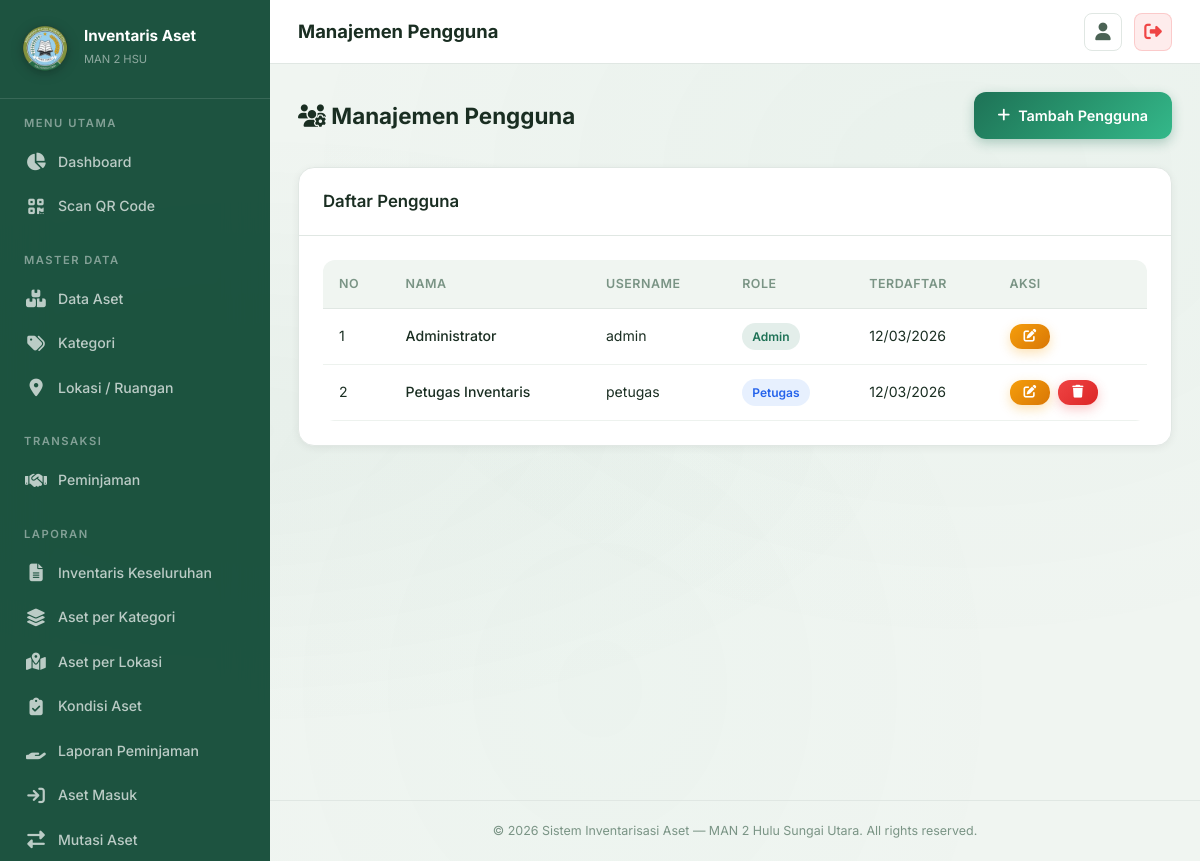
The app's page /pages/pengguna/index.php (signed in), older data.
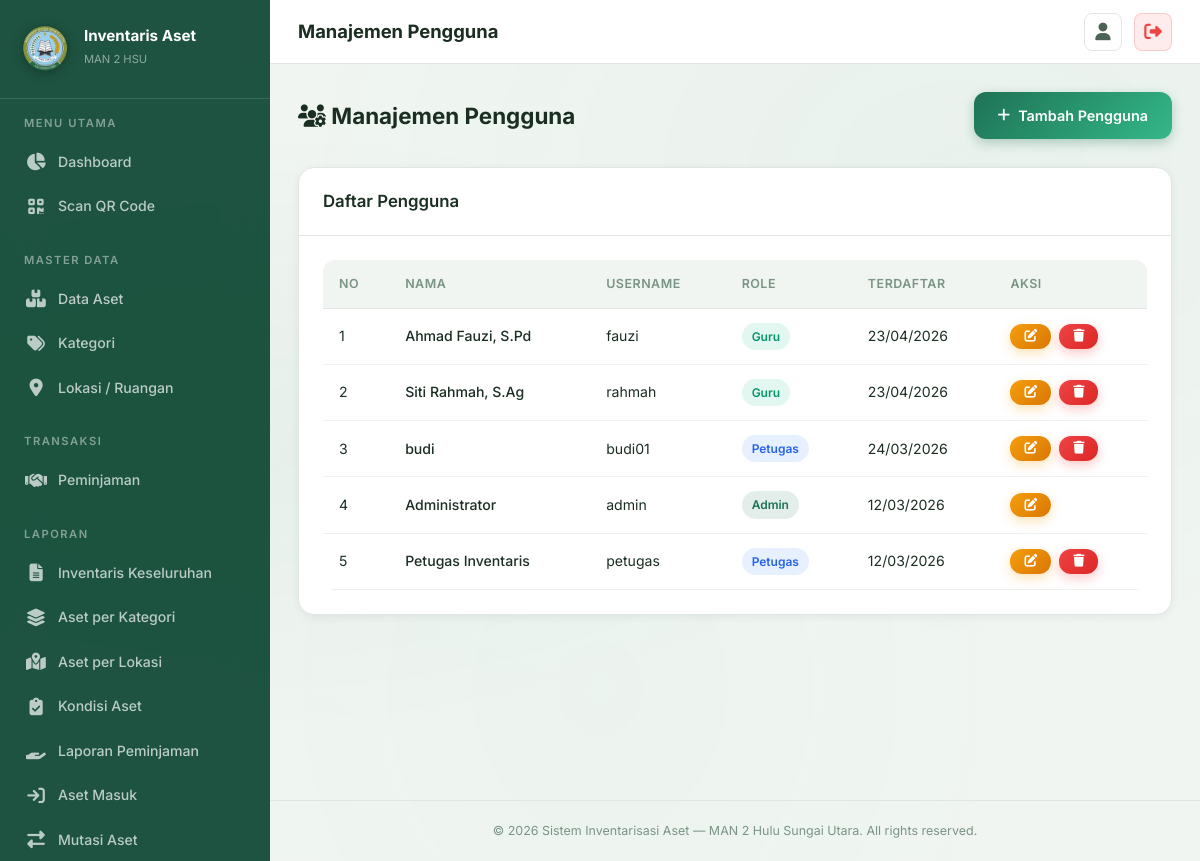
The same page, newer data.
### tables this page shows
CREATE TABLE `users` (
  `id` int NOT NULL AUTO_INCREMENT,
  `nama` varchar(100) NOT NULL,
  `username` varchar(50) NOT NULL,
  `password` varchar(255) NOT NULL,
  `role` enum('admin','petugas','guru') NOT NULL DEFAULT 'petugas',
  `nip` varchar(30) DEFAULT NULL,
  `jabatan` varchar(100) DEFAULT NULL,
  `no_telepon` varchar(20) DEFAULT NULL,
  `foto` varchar(255) DEFAULT NULL,
  `created_at` timestamp NULL DEFAULT CURRENT_TIMESTAMP,
  PRIMARY KEY (`id`),
  UNIQUE KEY `username` (`username`)
);

### pages/pengguna/index.php (the view, shortened to what this page needs)
<?php
$pageTitle = 'Manajemen Pengguna';
$pdo = getConnection();
$userList = $pdo->query("SELECT * FROM users ORDER BY created_at DESC")->fetchAll();
require_once __DIR__ . '/../../includes/header.php';
require_once __DIR__ . '/../../includes/sidebar.php';
?>
<div class="page-header">
    <div><h2><i class="fas fa-users-gear"></i> Manajemen Pengguna</h2></div>
    <a href="tambah.php" class="btn btn-primary"><i class="fas fa-plus"></i> Tambah Pengguna</a>
</div>
<div class="card animate-fadeInUp"><div class="card-header"><h3>Daftar Pengguna</h3></div><div class="card-body"><div class="table-wrapper">
    <table><thead><tr><th>No</th><th>Nama</th><th>Username</th><th>Role</th><th>Terdaftar</th><th>Aksi</th></tr></thead>
    <tbody>
        <?php foreach ($userList as $i => $u): ?>
        <tr>
            <td><?= $i+1 ?></td>
            <td style="font-weight:500;"><?= htmlspecialchars($u['nama']) ?></td>
            <td><?= htmlspecialchars($u['username']) ?></td>
            <td><span class="badge badge-<?= $u['role'] === 'admin' ? 'primary' : ($u['role'] === 'guru' ? 'success' : 'info') ?>"><?= ucfirst($u['role']) ?></span></td>
            <td><?= date('d/m/Y', strtotime($u['created_at'])) ?></td>
            <td><div class="btn-group">
                <a href="edit.php?id=<?= $u['id'] ?>" class="btn btn-sm btn-warning"><i class="fas fa-edit"></i></a>
                <?php if ($u['id'] != $_SESSION['user_id']): ?>
                <a href="javascript:void(0)" onclick="confirmDelete('Hapus pengguna <?= htmlspecialchars($u['nama']) ?>?', 'hapus.php?id=<?= $u['id'] ?>')" class="btn btn-sm btn-danger"><i class="fas fa-trash"></i></a>
                <?php endif; ?>
            </div></td>
        </tr>
        <?php endforeach; ?>
    </tbody></table>
</div></div></div>
<?php require_once __DIR__ . '/../../includes/footer.php'; ?>

### includes/header.php (shortened to what this page needs)
<?php
$currentPage = basename($_SERVER['PHP_SELF'], '.php');
$currentDir = basename(dirname($_SERVER['PHP_SELF']));
?>
<!DOCTYPE html>
<html lang="id">
<head>
    <link rel="stylesheet" href="/inventaris-aset-man2hsu/assets/css/style.css">
    <link rel="stylesheet" href="https://cdnjs.cloudflare.com/ajax/libs/font-awesome/6.5.1/css/all.min.css">
</head>
<body>
    <div class="app-layout">

### includes/sidebar.php (shortened to what this page needs)
<aside class="sidebar">
    <div class="sidebar-header">
        <div class="sidebar-logo">
            <img src="/inventaris-aset-man2hsu/assets/uploads/logo.png" alt="Logo MAN 2 HSU" class="logo-img">
        </div>
        <div class="sidebar-brand">
            <h2>Inventaris Aset</h2>
            <small>MAN 2 HSU</small>
        </div>
    </div>
    <nav class="sidebar-nav">
    <?php if ($_SESSION['user_role'] === 'guru'): ?>
        <div class="nav-section">
            <div class="nav-section-title">Menu Utama</div>
            <a href="/inventaris-aset-man2hsu/pages/guru/dashboard.php"
               class="nav-link <?= ($currentDir === 'guru' && $currentPage === 'dashboard') ? 'active' : '' ?>">
                <span class="nav-icon"><i class="fas fa-home"></i></span>
                Dashboard
            </a>
        </div>
        <div class="nav-section">
            <div class="nav-section-title">Peminjaman</div>
            <a href="/inventaris-aset-man2hsu/pages/guru/katalog.php"
               class="nav-link <?= ($currentDir === 'guru' && $currentPage === 'katalog') ? 'active' : '' ?>">
                <span class="nav-icon"><i class="fas fa-boxes-stacked"></i></span>
                Katalog Aset
            </a>
            <a href="/inventaris-aset-man2hsu/pages/guru/pinjam.php"
               class="nav-link <?= ($currentDir === 'guru' && $currentPage === 'pinjam') ? 'active' : '' ?>">
                <span class="nav-icon"><i class="fas fa-hand-holding-hand"></i></span>
                Ajukan Peminjaman
            </a>
            <a href="/inventaris-aset-man2hsu/pages/guru/riwayat.php"
               class="nav-link <?= ($currentDir === 'guru' && $currentPage === 'riwayat') ? 'active' : '' ?>">
                <span class="nav-icon"><i class="fas fa-clock-rotate-left"></i></span>
                Riwayat Peminjaman
            </a>
        </div>
        <div class="nav-section">
            <div class="nav-section-title">Akun</div>
            <a href="/inventaris-aset-man2hsu/pages/guru/profil.php"
               class="nav-link <?= ($currentDir === 'guru' && $currentPage === 'profil') ? 'active' : '' ?>">
                <span class="nav-icon"><i class="fas fa-user-circle"></i></span>
                Profil Saya
            </a>
        </div>
    <?php else: ?>
        <div class="nav-section">
            <div class="nav-section-title">Menu Utama</div>
            <a href="/inventaris-aset-man2hsu/pages/dashboard.php"
               class="nav-link <?= ($currentPage === 'dashboard') ? 'active' : '' ?>">
                <span class="nav-icon"><i class="fas fa-chart-pie"></i></span>
                Dashboard
            </a>
            <a href="/inventaris-aset-man2hsu/pages/scan_qr.php"
               class="nav-link <?= ($currentPage === 'scan_qr') ? 'active' : '' ?>">
                <span class="nav-icon"><i class="fas fa-qrcode"></i></span>
                Scan QR Code
            </a>
        </div>
        <div class="nav-section">
            <div class="nav-section-title">Master Data</div>
            <a href="/inventaris-aset-man2hsu/pages/aset/index.php"
               class="nav-link <?= ($currentDir === 'aset') ? 'active' : '' ?>">
                <span class="nav-icon"><i class="fas fa-boxes-stacked"></i></span>
                Data Aset
            </a>
            <a href="/inventaris-aset-man2hsu/pages/kategori/index.php"
               class="nav-link <?= ($currentDir === 'kategori') ? 'active' : '' ?>">
                <span class="nav-icon"><i class="fas fa-tags"></i></span>
                Kategori
            </a>
            <a href="/inventaris-aset-man2hsu/pages/lokasi/index.php"
               class="nav-link <?= ($currentDir === 'lokasi') ? 'active' : '' ?>">
                <span class="nav-icon"><i class="fas fa-location-dot"></i></span>
                Lokasi / Ruangan
            </a>
        </div>
        <div class="nav-section">
            <div class="nav-section-title">Transaksi</div>
            <a href="/inventaris-aset-man2hsu/pages/peminjaman/index.php"
               class="nav-link <?= ($currentDir === 'peminjaman') ? 'active' : '' ?>">
                <span class="nav-icon"><i class="fas fa-handshake"></i></span>
                Peminjaman
            </a>
        </div>
        <div class="nav-section">
            <div class="nav-section-title">Laporan</div>
            <a href="/inventaris-aset-man2hsu/pages/laporan/aset_keseluruhan.php"
               class="nav-link <?= ($currentDir === 'laporan' && $currentPage === 'aset_keseluruhan') ? 'active' : '' ?>">
                <span class="nav-icon"><i class="fas fa-file-lines"></i></span>
                Inventaris Keseluruhan
            </a>
            <a href="/inventaris-aset-man2hsu/pages/laporan/aset_per_kategori.php"
               class="nav-link <?= ($currentDir === 'laporan' && $currentPage === 'aset_per_kategori') ? 'active' : '' ?>">
                <span class="nav-icon"><i class="fas fa-layer-group"></i></span>
                Aset per Kategori
            </a>
            <a href="/inventaris-aset-man2hsu/pages/laporan/aset_per_lokasi.php"
               class="nav-link <?= ($currentDir === 'laporan' && $currentPage === 'aset_per_lokasi') ? 'active' : '' ?>">
                <span class="nav-icon"><i class="fas fa-map-location-dot"></i></span>
                Aset per Lokasi
            </a>
            <a href="/inventaris-aset-man2hsu/pages/laporan/kondisi_aset.php"
               class="nav-link <?= ($currentDir === 'laporan' && $currentPage === 'kondisi_aset') ? 'active' : '' ?>">
                <span class="nav-icon"><i class="fas fa-clipboard-check"></i></span>
                Kondisi Aset
            </a>
            <a href="/inventaris-aset-man2hsu/pages/laporan/peminjaman.php"
               class="nav-link <?= ($currentDir === 'laporan' && $currentPage === 'peminjaman') ? 'active' : '' ?>">
                <span class="nav-icon"><i class="fas fa-hand-holding"></i></span>
                Laporan Peminjaman
            </a>
            <a href="/inventaris-aset-man2hsu/pages/laporan/aset_masuk.php"
               class="nav-link <?= ($currentDir === 'laporan' && $currentPage === 'aset_masuk') ? 'active' : '' ?>">
                <span class="nav-icon"><i class="fas fa-arrow-right-to-bracket"></i></span>
                Aset Masuk
            </a>
            <a href="/inventaris-aset-man2hsu/pages/laporan/mutasi_aset.php"
               class="nav-link <?= ($currentDir === 'laporan' && $currentPage === 'mutasi_aset') ? 'active' : '' ?>">
                <span class="nav-icon"><i class="fas fa-right-left"></i></span>
                Mutasi Aset
            </a>
        </div>
    <?php endif; ?>
    </nav>
</aside>
<div class="main-content">
    <header class="topbar">
        <div class="topbar-left">
            <div class="topbar-title">
                <h1><?= $pageTitle ?? 'Dashboard' ?></h1>
            </div>
        </div>
        <div class="topbar-right">
            <?php if ($_SESSION['user_role'] === 'guru'): ?>
                <a href="/inventaris-aset-man2hsu/pages/guru/profil.php" class="topbar-btn" title="Profil">
                    <i class="fas fa-user"></i>
                </a>
            <?php else: ?>
                <a href="/inventaris-aset-man2hsu/pages/profil.php" class="topbar-btn" title="Profil">
                    <i class="fas fa-user"></i>
                </a>
            <?php endif; ?>
            <a href="/inventaris-aset-man2hsu/includes/header.php?logout=1" class="topbar-btn btn-logout" title="Logout">
                <i class="fas fa-right-from-bracket"></i>
            </a>
        </div>
    </header>
    <div class="page-content">

### includes/footer.php (shortened to what this page needs)
            </div>
            <footer class="app-footer">
                <p>&copy; <?= date('Y') ?> Sistem Inventarisasi Aset — MAN 2 Hulu Sungai Utara. All rights reserved.</p>
            </footer>
        </div>
    </div>
</body>
</html>

Row changes from the older to the newer data that the page shows:
added users: nama "Ahmad Fauzi, S.Pd", username "fauzi", role "Guru", created_at "23/04/2026"
added users: nama "Siti Rahmah, S.Ag", username "rahmah", role "Guru", created_at "23/04/2026"
added users: nama "budi", username "budi01", role "Petugas", created_at "24/03/2026"
